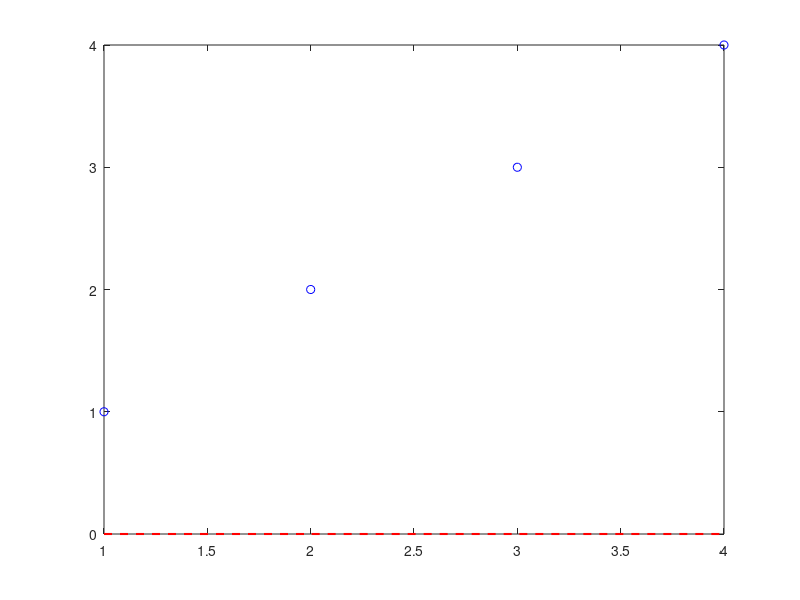

Write the MATLAB code that produced this figure. (Note: this script raises an error after producing the figure.)

clear; close all;

x = [1, 2, 3, 4];
y = [1, 2, 3, 4];

theta0 = 0;
theta1 = 0;

delta = 0.05;
yrange = theta0+theta1.*x;

fitness = (1/2*size(x,2))*sum(sqrt((theta0 + times(theta1,x) -y).^2));

figure(1);
plot(x,y,'ob');
hold on;

h =  plot(x,yrange,'r--', 'lineWidth', 1.5);
h.YDataSource = 'yrange';

xlim([0 5])
ylim([-1 5])

while(fitness > 1)
    
    newTheta0 = theta0 - delta*(1/size(x,2))*sum(theta0 + theta1.*x -y);
    newTheta1 = theta1 - delta*(1/size(x,2))*sum((theta0 + theta1.*x -y).*x);
    
    theta0 = newTheta0;
    theta1 = newTheta1;
    
    pause(1);
    figure(1);
    yrange = theta0+theta1.*x;
    refreshdata;
    

    fitness = (1/2*size(x,2))*sum(sqrt((theta0 + times(theta1,x) -y).^2));
end

disp('Erro:');
disp(fitness);
